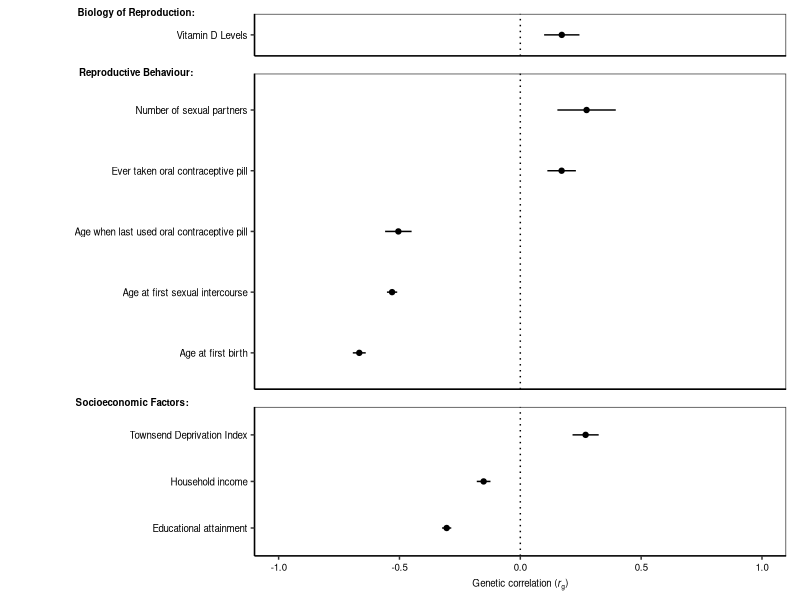
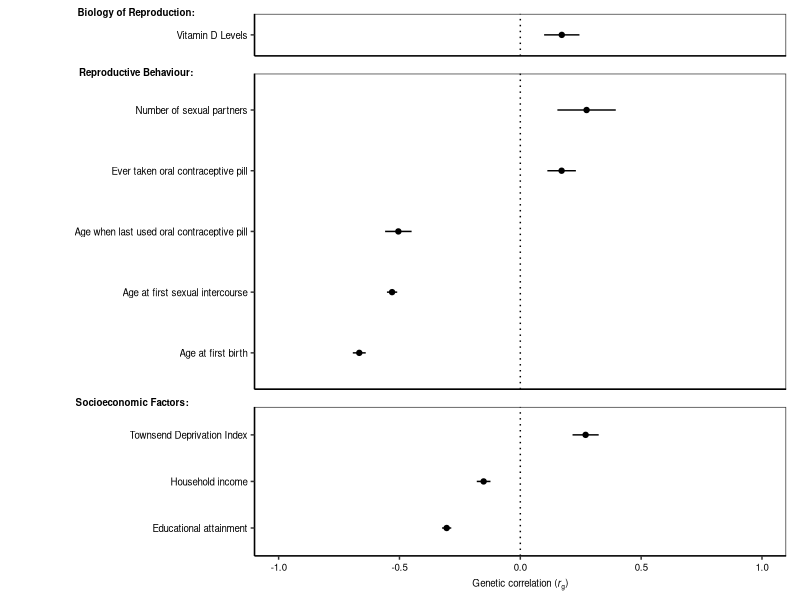

Here is the R script that generated these plots, in order:
library(ggplot2)
library(dplyr)
library(patchwork)
library(ggpubr)

# Input data
traits <- read.csv("genetic-correlations-fertility-related-traits.txt",
                   sep="\t")

# Select the final traits
names <- c('Vitamin D Levels', 'Age at first sexual intercourse',
           'Number of sexual partners', 'Age at first birth',
           'Ever taken oral contraceptive pill',
           'Age when last used oral contraceptive pill', 'Household income',
           'Educational attainment', 'Townsend Deprivation Index')
codes <- c('VITAMIND2017GRASP', '3304', '3305', 'AFB2016BARBAN', '3346', '3348',
           '3195', '4066', 'TOWNSEND2016GRASP')

dict_names <- c('VITAMIND2017GRASP' = 'Vitamin D Levels',
                '3304' = 'Age at first sexual intercourse',
                '3305' = 'Number of sexual partners',
                'AFB2016BARBAN' = 'Age at first birth',
                '3346' = 'Ever taken oral contraceptive pill',
                '3348' = 'Age when last used oral contraceptive pill',
                '3195' = 'Household income',
                '4066' = 'Educational attainment',
                'TOWNSEND2016GRASP' = 'Townsend Deprivation Index')

dict_domains <- c('VITAMIND2017GRASP' = 'Biology of Reproduction',
                '3304' = 'Reproductive Behaviour',
                '3305' = 'Reproductive Behaviour',
                'AFB2016BARBAN' = 'Reproductive Behaviour',
                '3346' = 'Reproductive Behaviour',
                '3348' = 'Reproductive Behaviour',
                '3195' = 'Socioeconomic Factors',
                '4066' = 'Socioeconomic Factors',
                'TOWNSEND2016GRASP' = 'Socioeconomic Factors')

selected_traits <- traits %>%
  filter(Trait %in% codes) %>%
  mutate(Name = dict_names[Trait]) %>%
  mutate(Domain = dict_domains[Trait]) %>%
  mutate(FDR = p.adjust(PValue, method = "BH")) %>%
  arrange(desc(GC))

# Order to plot by genetic correlation
selected_traits$Name <- factor(selected_traits$Name, levels = unique(selected_traits$Name[order(selected_traits$GC, decreasing = FALSE)]))

# Order2 (by domain)
dict_order <- c('VITAMIND2017GRASP' = 1,
                  '3304' = 8,
                  '3305' = 5,
                  'AFB2016BARBAN' = 9,
                  '3346' = 6,
                  '3348' = 7,
                  '3195' = 3,
                  '4066' = 4,
                  'TOWNSEND2016GRASP' = 2)
selected_traits$Order2 <- dict_order[selected_traits$Trait]
selected_traits$Name <- factor(selected_traits$Name, 
                               levels = selected_traits$Name[order(selected_traits$Order2, decreasing = TRUE)])

# Global font type
par(family = "Helvetica")

# Do the plot
p <- ggplot(selected_traits, aes(x = GC, y = Name)) +
  geom_errorbarh(aes(xmin = GC - GC_SE, xmax = GC + GC_SE), height = 0) +
  geom_point(aes(alpha = (FDR < 0.05)), color = "black", size = 3) +
  scale_alpha_manual(values = c(`TRUE` = 1, `FALSE` = 0.5), guide = "none") +
  labs(x = expression(paste("Genetic correlation (", italic(r)[g], ")"))) +
  theme_bw(base_family = "Helvetica") +
  theme(
    axis.title.y   = element_blank(),
    axis.text.y    = element_text(size = 7, color = "black"),
    axis.text.x    = element_text(size = 7, color = "black"),
    axis.title.x = element_text(size = 7, margin = margin(t = 5)),
    plot.margin    = margin(10, 10, 10, 10),
    panel.grid = element_blank(),
    axis.line = element_line(color = "black")
  )
p <- p + geom_vline(xintercept = 0, linetype = "dotted", color = 'black')
p <- p + coord_cartesian(xlim = c(-1, 1), ylim = c(1, nrow(selected_traits)))
domain_colors <- c("Biology of Reproduction" = "#FEE34F", 
                   "Reproductive Behaviour" = "#7ED1F3", 
                   "Socioeconomic Factors" = "#F08758")

final_plot <- p + 
  geom_rect(data = selected_traits, aes(xmin = -Inf, xmax = Inf, ymin = as.numeric(Name) - 0.3, ymax = as.numeric(Name) + 0.3, fill = Domain), alpha = 0.5) +
  scale_fill_manual(values = domain_colors, guide = "none") +
  geom_errorbarh(aes(xmin = GC - GC_SE, xmax = GC + GC_SE), height = 0) +
  geom_point(aes(alpha = (FDR < 0.05)), color = "black", size = 3) +
  geom_vline(xintercept = 0, linetype = "dotted", color = 'black') +
  theme(legend.position = "top")

# Subplot1: biology of reproduction
subplot1 <- selected_traits[selected_traits$Domain == "Biology of Reproduction", ]
p1 <- ggplot(subplot1, aes(x = GC, y = Name)) +
  geom_errorbarh(aes(xmin = GC - GC_SE, xmax = GC + GC_SE), height = 0) +
  geom_point(aes(alpha = (FDR < 0.05)), color = "black", size = 1.5) +
  scale_alpha_manual(values = c(`TRUE` = 1, `FALSE` = 0.5), guide = "none") +
  labs(x = expression("Genetic correlation " ~(r[g]))) +
  theme_bw(base_family = "Helvetica") +
  theme(
    axis.title.y   = element_blank(),
    axis.text.y    = element_text(size = 7, color = "black"),
    axis.text.x    = element_blank(),
    axis.title.x = element_blank(),
    axis.ticks.x = element_blank(),
    plot.margin    = margin(10, 10, 5, 50),
    panel.grid = element_blank(),
    axis.line = element_line(color = "black")
  )
p1 <- p1 + geom_vline(xintercept = 0, linetype = "dotted", color = 'black')
p1 <- p1 + coord_cartesian(xlim = c(-1, 1), ylim = c(1, nrow(subplot1)))

# Subplot2: reproductive behavior
subplot2 <- selected_traits[selected_traits$Domain == "Reproductive Behaviour", ]
subplot2$Name <- factor(subplot2$Name, levels = unique(subplot2$Name[order(subplot2$GC, decreasing = FALSE)]))
p2 <- ggplot(subplot2, aes(x = GC, y = Name)) +
  geom_errorbarh(aes(xmin = GC - GC_SE, xmax = GC + GC_SE), height = 0) +
  geom_point(aes(alpha = (FDR < 0.05)), color = "black", size = 1.5) +
  scale_alpha_manual(values = c(`TRUE` = 1, `FALSE` = 0.5), guide = "none") +
  labs(x = expression("Genetic correlation " ~(r[g]))) +
  theme_bw(base_family = "Helvetica") +
  theme(
    axis.title.y   = element_blank(),
    axis.text.y    = element_text(size = 7, color = "black"),
    axis.text.x    = element_blank(),
    axis.title.x = element_blank(),
    axis.ticks.x = element_blank(),
    plot.margin    = margin(5, 10, 5, 50),
    panel.grid = element_blank(),
    axis.line = element_line(color = "black")
  )
p2 <- p2 + geom_vline(xintercept = 0, linetype = "dotted", color = 'black')
p2 <- p2 + coord_cartesian(xlim = c(-1, 1), ylim = c(1, nrow(subplot2)))

# Subplot3: socioeconomic factors
subplot3 <- selected_traits[selected_traits$Domain == "Socioeconomic Factors", ]
subplot3$Name <- factor(subplot3$Name, levels = unique(subplot3$Name[order(subplot3$GC, decreasing = FALSE)]))
p3 <- ggplot(subplot3, aes(x = GC, y = Name)) +
  geom_errorbarh(aes(xmin = GC - GC_SE, xmax = GC + GC_SE), height = 0) +
  geom_point(aes(alpha = (FDR < 0.05)), color = "black", size = 1.5) +
  scale_alpha_manual(values = c(`TRUE` = 1, `FALSE` = 0.5), guide = "none") +
  labs(x = expression(paste("Genetic correlation (", italic(r)[g], ")"))) +
  theme_bw(base_family = "Helvetica") +
  theme(
    axis.title.y   = element_blank(),
    axis.text.y    = element_text(size = 7, color = "black"),
    axis.text.x    = element_text(size = 7, color = "black"),
    axis.title.x = element_text(size = 7, margin = margin(t = 5)),
    plot.margin    = margin(5, 10, 5, 50),
    panel.grid = element_blank(),
    axis.line = element_line(color = "black")
  )
p3 <- p3 + geom_vline(xintercept = 0, linetype = "dotted", color = 'black')
p3 <- p3 + coord_cartesian(xlim = c(-1, 1), ylim = c(1, nrow(subplot3)))

# Aggregate the plots
figure <- ggarrange(p1, p2, p3,
                     ncol = 1, nrow = 3, heights = c(1, 5, 3), align = "v")
# Add text to figure
figure <- figure + annotate("text", x = 0.17, y = 0.98, label = "Biology of Reproduction:", 
                            color = "black", size = (7/.pt), family = "Helvetica", fontface = "bold")
figure <- figure + annotate("text", x = 0.17, y = 0.88, label = "Reproductive Behaviour:", 
                            color = "black", size = (7/.pt), family = "Helvetica", fontface = "bold")
figure <- figure + annotate("text", x = 0.165, y = 0.33, label = "Socioeconomic Factors:", 
                            color = "black", size = (7/.pt), family = "Helvetica", fontface = "bold")


# Save
ggsave("extended_data_fig_1.png",
       figure,
       width  = 150, height = 160,
       dpi    = 400, units = "mm")

#Vector file:
ggsave(
  filename = "extended_data_fig_1.pdf",
  plot = figure,
  device = "pdf",
  width = 150,
  height = 160,
  units = "mm",
  useDingbats = FALSE
)
